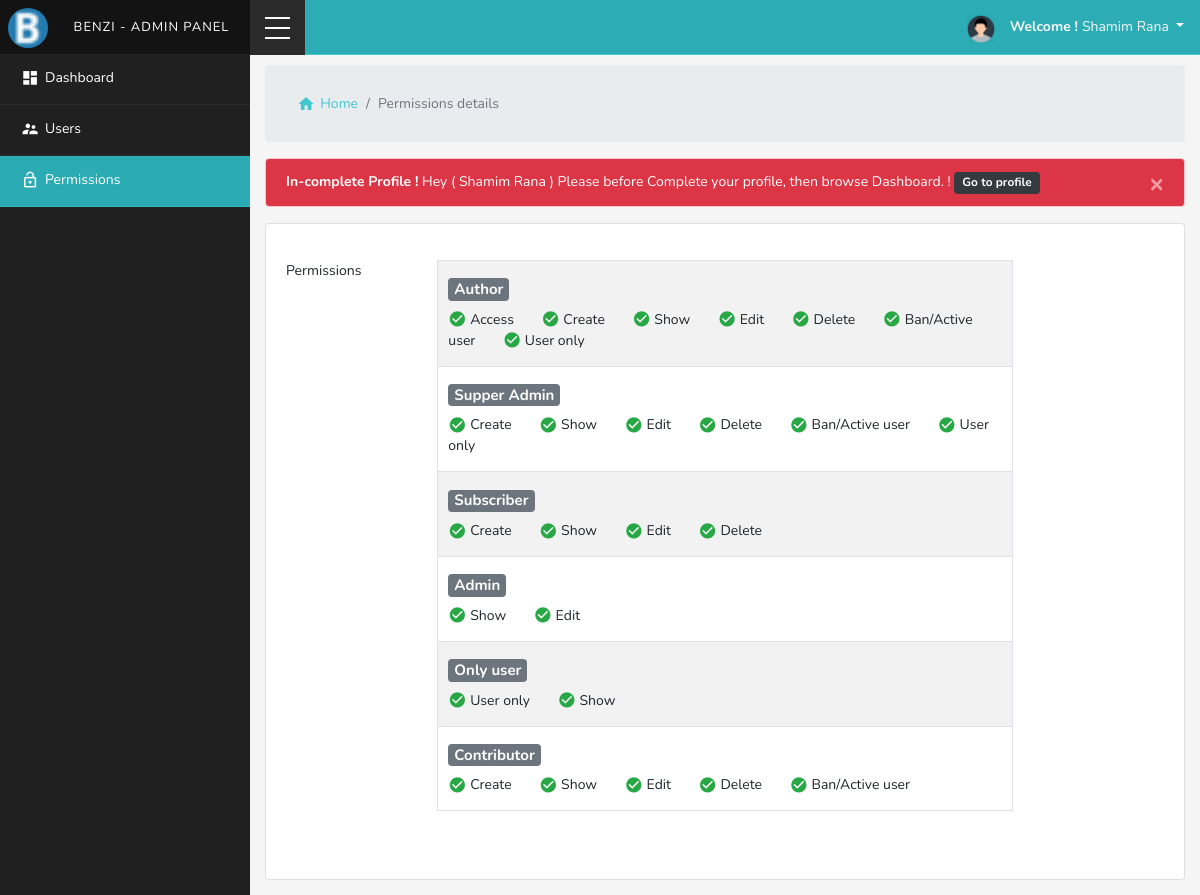
The page /permissions.php (signed in) on the database its author committed.
### tables this page shows
CREATE TABLE `tbl_app_settings` (
  `app_id` int(11) NOT NULL,
  `app_name` varchar(255) NOT NULL,
  `title` varchar(255) NOT NULL,
  `front_name` varchar(255) NOT NULL,
  `favicon` varchar(255) NOT NULL,
  `logo` varchar(255) NOT NULL
);

CREATE TABLE `tbl_users` (
  `userid` int(11) NOT NULL,
  `name` varchar(255) NOT NULL,
  `phone` varchar(255) NOT NULL,
  `address` varchar(255) NOT NULL,
  `information` text NOT NULL,
  `email` varchar(255) NOT NULL,
  `city` varchar(255) NOT NULL,
  `country` varchar(255) NOT NULL,
  `password` varchar(255) NOT NULL,
  `profilePhoto` varchar(255) NOT NULL,
  `rolename` varchar(255) NOT NULL,
  `status` int(11) NOT NULL DEFAULT 0,
  `gendar` varchar(255) NOT NULL,
  `create_date` datetime NOT NULL,
  `lastactivity` int(11) NOT NULL DEFAULT 0
);

CREATE TABLE `tbl_roles` (
  `roleid` int(11) NOT NULL,
  `rolename` varchar(255) NOT NULL,
  `roledname` varchar(255) NOT NULL,
  `permission_items` varchar(255) NOT NULL,
  `status` int(11) NOT NULL DEFAULT 0
);

### app/classes/Frontend.php (called while the page is built, shortened)
<?php
$filepath = realpath(dirname(__FILE__));
include_once ($filepath.'/../lib/Database.php');
class Frontend{
	private $table = "tbl_app_settings";
	private $db;
	public function __construct(){
		$this->db = new Database();
	}
	public function selectfrontendpart(){
		$query = "SELECT * FROM $this->table";
		$result = $this->db->select($query);
		return $result;
	}
}

### app/lib/Database.php (called while the page is built, shortened)
<?php
Class Database{
   public $host   = DB_HOST;
   public $user   = DB_USER;
   public $pass   = DB_PASS;
   public $dbname = DB_NAME;
   public $link;
  private function connectDB(){
     $this->link = new mysqli($this->host, $this->user, $this->pass, $this->dbname);
  }
  public function select($query){
      $result = $this->link->query($query) or die($this->link->error.__LINE__);
      if($result->num_rows > 0){
        return $result;
      } else {
        return false;
      }
   }
}

### app/lib/Session.php (called while the page is built, shortened)
<?php
class Session{
   public static function get($key){
    if (isset($_SESSION[$key])) {
      return $_SESSION[$key];
    } else {
      return false;
    }
   }
}
?>

### app/classes/Roles.php (called while the page is built, shortened)
<?php
$filepath = realpath(dirname(__FILE__));
include_once ($filepath.'/../lib/Database.php');
class Roles{
	private $table = "tbl_roles";
	private $db;
	public function __construct(){
		$this->db = new Database();
	}
	public function selectAllRole(){
		$query = "SELECT * FROM $this->table ORDER BY roledname";
		$result = $this->db->select($query);
		return $result;
	}
}

### permissions.php (the view, shortened to what this page needs)
<?php include 'app/inc/header.php'; ?>
<section class="d-flex" id="wrapper">
<?php include 'app/inc/sidebar.php'; ?>
    <div class="page-content-wrapper">
        <div class="content-header">
            <nav aria-label="breadcrumb">
              <ol class="breadcrumb">
                <li class="breadcrumb-item"><a href="dashboard.php"><i class="material-icons">home</i>Home</a></li>
                <li class="breadcrumb-item active" aria-current="page">Permissions details</li>
              </ol>
            </nav>
        </div>
      <?php
      $completeProfile = $usr->profileCompleteNotify($userEmail, $userid);
      if (isset($completeProfile)) {
        echo $completeProfile;
      }
       ?>
        <div class="main-content">
            <div class="card bg-white">
                <div class="card-body mt-3 mb-3">
                    <div class="permissions">
                        <div class="form-group row">
                            <div class="col-md-2">Permissions</div>
                            <div class="col-md-8">
                                <table class="table table-striped table-bordered">
                                <?php
                                    $rolelist = $rol->selectAllRole();
                                    if ($rolelist) {
                                        while ($result = $rolelist->fetch_assoc()) {
                                 ?>
                                    <tr>
                                        <td>
                                            <?php if ($result['status'] == '1') { ?>
                                            <h5 class="mb-2"><span class="badge badge-warning text-white"><?php echo $result['rolename']; ?></span></h5>
                                            <?php }else{  ?>
                                            <h5 class="mb-2"><span class="badge badge-secondary text-white"><?php echo $result['rolename']; ?></span></h5>
                                            <?php } ?>
                                            <div>
                                                <?php
                                         $list = explode(',', $result['permission_items']);
                                         foreach ($list as $item)
                                         {
                                            if ($item) { ?>
                                                 <span class="mr-4"><i class="material-icons md-18 text-success">check_circle</i> <?php echo $item; ?></span>
                                            <?php }else{ ?>
                                                <span class="mr-4"><i class="material-icons md-18 text-danger">check_circle</i> Nothing</span>
                                            <?php } ?>
                                         <?php }
                                                 ?>
                                            </div>
                                        </td>
                                    </tr>
                                <?php }}else{ echo "<script>window.location='permissions.php';</script>"; }?>
                                </table>
                             </div>
                        </div>
                    </div>
                </div>
            </div>
        </div>
        </div>
</section>
<?php include 'app/inc/footer.php'; ?>

### app/inc/header.php (shortened to what this page needs)
<?php
$filepath = realpath(dirname(__FILE__));
include ($filepath.'/../lib/Session.php');
include ($filepath.'/../lib/Database.php');
$usr = new Users();
$rol = new Roles();
$fr = new Frontend();
 ?>
<?php
$userEmail = Session::get('userEmail');
$userid = Session::get('userid');
 ?>
<!DOCTYPE html>
<html lang="en">
<head>
   <link rel="stylesheet" href="assets/iconfont/material-icons.css">
   <link rel="stylesheet" href="assets/css/bootstrap-datetimepicker.min.css">
   <link rel="stylesheet" href="assets/css/select2.min.css">
   <link rel="stylesheet" href="assets/css/select2-bootstrap.min.css">
   <link rel="stylesheet" href="assets/icofont/icofont.min.css">
   <link href="assets/css/dataTables.bootstrap4.min.css" rel="stylesheet" media="screen">
   <link href="assets/css/Chart.min.css" rel="stylesheet" media="screen">
   <link href="assets/css/animate.css" rel="stylesheet" media="screen">
   <link href="assets/css/normalize.css" rel="stylesheet" media="screen">
   <link rel="stylesheet" href="assets/css/bootstrap.min.css">
   <link rel="stylesheet" href="assets/css/style.css">
   <link rel="stylesheet" href="assets/css/responsive.css">
</head>
<body>
   <header>
      <div class="header">
         <div class="navigation">
            <nav class="navbar navbar-expand-lg navbar-bg">
               <div class="brand-logo">
                  <a class="navbar-brand" href="dashboard.php" id="menu-action">
                     <?php
              $header_contents = $fr->selectfrontendpart();
              if ($header_contents) {
                while ($result = $header_contents->fetch_assoc()) {
             ?>
                     <span>
                        <?php if (isset($result['logo'])) { ?>
                        <img width="40" align='middle' src="assets/images/icons/favicon.png" alt="your image"
                           title='' />
                        <?php }else{ ?>
                        <img width="40" align='middle' src="assets/images/icons/favicon.png" alt="your image" title=''>
                        <?php } ?>
                        <?php  if (isset($result['app_name'])) {
              echo $result['app_name'];
            } else{?>
                     </span>
                     <span>Benzi - Admin Panel</span>
                     <?php }} }?>
                  </a>
                  <div id="nav-toggle">
                     <div class="cta">
                        <div class="toggle-btn type1"></div>
                     </div>
                  </div>
               </div>
               <div class="collapse navbar-collapse pr-3" id="#">
                  <ul class="navbar-nav user-info d-desktop ml-auto mt-2 mt-lg-0">
                     <li class="nav-item dropdown show">
                        <a href="#" class="navbar-nav-link dropdown-toggle text-light" data-toggle="dropdown"
                           aria-expanded="true">
                           <div class="user-photo">
                              <?php
                       $profilePhoto = Session::get('profilePhoto');
                       if(file_exists($profilePhoto)){ ?>
                              <img width="70" src="<?php echo $profilePhoto; ?>" alt="">
                              <?php }else{?>
                              <img width="70" align='middle' src="app/uploads/userAvatar/dev.jpg" alt="your image"
                                 title='' />
                              <?php } ?>
                           </div>
                           <strong>Welcome ! </strong><?php echo $userName = Session::get('userName'); ?>
                        </a>
                     </li>
                  </ul>
               </div>
            </nav>
         </div>
      </div>
   </header>

### app/classes/Users.php (shortened to what this page needs)
<?php
$filepath = realpath(dirname(__FILE__));
include_once ($filepath.'/../lib/Database.php');
class Users{
	private $table 			= "tbl_users";
	private $db;
	public function __construct(){
		$this->db = new Database();
	}
	public function profileCompleteNotify($userEmail, $userid){
		$query = "SELECT * FROM $this->table WHERE email = '$userEmail'  && userid = '$userid' && status = '0' ";
		$result 		= $this->db->select($query)->fetch_assoc();
		$name 			= $result['name'];
		$phone 			= $result['phone'];
		$profilePhoto 	= $result['profilePhoto'];
		$rolename 		= $result['rolename'];
		$gendar 		= $result['gendar'];
		$country 		= $result['country'];
		if (empty($phone) || empty($profilePhoto) || empty($rolename) || empty($gendar)|| empty($country)) {
			 $msg 	= '<div class="alert alert-danger animated fadeInUp bg-danger text-white alert-dismissible">
    <a href="#" class="close" data-dismiss="alert" aria-label="close">&times;</a>
    <strong>In-complete Profile !</strong> Hey ( '.$name.' ) Please before Complete your profile, then browse Dashboard. ! <a href="editprofile.php?edituser='.$userid.'"><span class="badge badge-lg badge-dark text-white">Go to profile </span></a> </div>';
    		return $msg;
    		exit();
		}
	}
}

### assets/css/style.css (style rules this page uses)
body { font-size: 14px; background: #f5f5f5; padding: 0; margin: 0; font-family: 'Nunito', sans-serif; }
a { color: rgba(43, 193, 202, 0.87); text-decoration: none; background-color: transparent; }
a, a:active, a:focus, button, button:focus, button:active, .btn, .btn:focus, .btn:active:focus, .btn.active:focus, .btn.focus, .btn.focus:active, .btn.active.focus { outline: none; outline: 0; }
*:before, *:after { -webkit-box-sizing: border-box; -moz-box-sizing: border-box; box-sizing: border-box; }
i, a i { vertical-align: middle; top: -1px; position: relative; font-size: 1.3em !important; }
.d-desktop { display: block }
.brand-logo { position: relative; }
.navigation nav.navbar { padding: 0; margin: 0; }
.navigation nav.navbar a.navbar-brand { padding: 0; margin: 0 }
.navigation nav.navbar ul.user-info li a { text-decoration: none }
.navbar-bg { background: rgba(45,192,201,.87) }
.user-photo { display: inline-block; vertical-align: middle; width: 30px; border-radius: 3px; overflow: hidden; margin-right: 10px; }
.user-photo img { width: 100%;border-radius: 3px; }
#nav-toggle { height: 55px; width: 55px; border-radius: 0; display: flex; align-items: center; justify-content: center; transition: all 1s ease; background: #2a2a2a; position: absolute; right: -55px; }
.cta { height: 55px; width: 55px; cursor: pointer; }
.toggle-btn { height: 2px; width: 25px; background-color: #fff; position: relative; top: 50%; left: 0; margin: auto; transition: all 0.3s ease-in-out; }
.toggle-btn:before { content: ""; height: 2px; width: 25px; box-shadow: 0 -10px 0 0 #fff; position: absolute; top: 0; left: 0; transition: all 0.3s ease-in-out; }
.toggle-btn:after { content: ""; height: 2px; width: 25px; box-shadow: 0 10px 0 0 #fff; position: absolute; top: 0; left: 0; transition: all 0.3s ease-in-out; }
.d-flex { display: flex !important; }
.header { position: fixed; z-index: 10; top: -1px; left: 0; background:#2a2a2a; width: 100%; height: 55px; line-height: 55px; color: #fff; }
.header #menu-action { display: block; float: left; width: 250px; line-height: 55px; height: 55px; margin-right: 0px; color: #fff; text-decoration: none; text-align: center; background: #2a2a2a; font-size: 13px; text-transform: uppercase; letter-spacing: 1px; -webkit-transition: all 0.2s ease-in-out; transition: all 0.2s ease-in-out; }
.header #menu-action span { -webkit-transition: all 0.2s ease-in-out; transition: all 0.2s ease-in-out; }
.page-content-wrapper { min-width: 0; width: 100%; }
.page-content-wrapper { position: relative; display: block; top: 50px; left: 0; padding: 15px; padding-left: 265px; -webkit-transition: all 0.2s ease-in-out; transition: all 0.2s ease-in-out; }
table { background: white; }
.content-header { position: relative; }
.content-header .breadcrumb { display: -ms-flexbox; display: flex; -ms-flex-wrap: wrap; flex-wrap: wrap; padding: 1.75rem 2rem; }
nav ol.breadcrumb li.breadcrumb-item a i { margin-right: 5px }
nav ol.breadcrumb li.breadcrumb-item a { text-decoration: none }
.badge-lg { padding: 5px 8px; font-size: 85%; }
.permissions .table td, .table th { padding: 15px 10px; vertical-align: top; border-top: 1px solid #dee2e6; }
span img { border-radius: 200px; display: inline-block; float: left; margin-right: 5px; margin-top: 8px; margin-left: 8px; }

### rows shown on the page
tbl_app_settings: app_name "BENZI - ADMIN PANEL"
tbl_users: name "Shamim Rana"
tbl_roles: rolename "Author", permission_items "Access", permission_items "Create", permission_items "Show", permission_items "Edit", permission_items "Delete", permission_items "Ban/Active user", permission_items "User only"
tbl_roles: rolename "Supper Admin", permission_items "Create", permission_items "Show", permission_items "Edit", permission_items "Delete", permission_items "Ban/Active user", permission_items "User only"
tbl_roles: rolename "Subscriber", permission_items "Create", permission_items "Show", permission_items "Edit", permission_items "Delete"
tbl_roles: rolename "Admin", permission_items "Show", permission_items "Edit"
tbl_roles: rolename "Only user", permission_items "User only", permission_items "Show"
tbl_roles: rolename "Contributor", permission_items "Create", permission_items "Show", permission_items "Edit", permission_items "Delete", permission_items "Ban/Active user"

### other values the page prints
$userName = Session::get('userName') "Shamim Rana"
